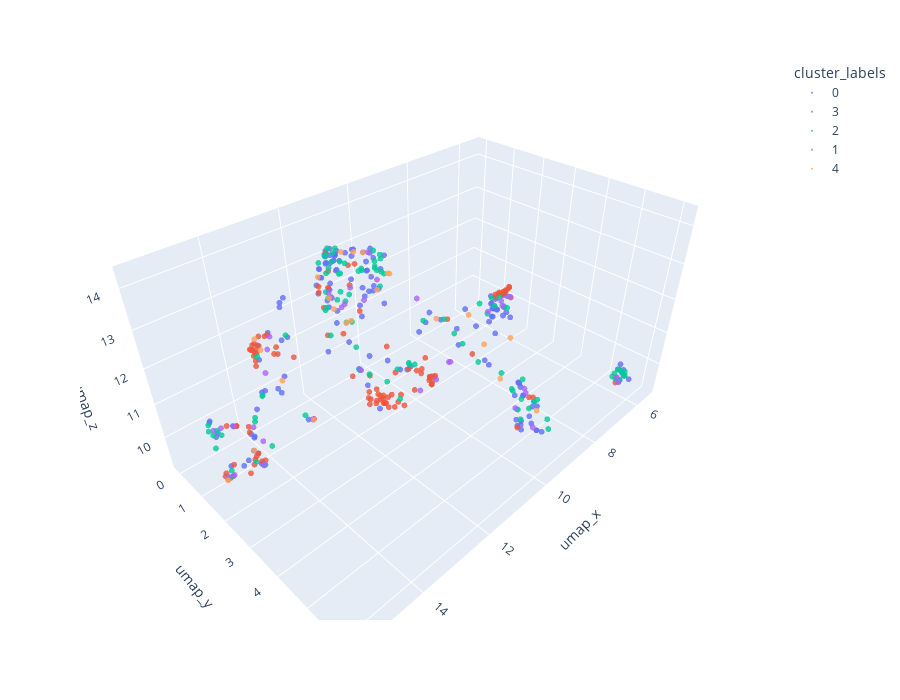

Notebook code cell kept with this figure:
### Code cell
# === UMAP dimensionality reduction for plotting ===
from umap.umap_ import UMAP
import plotly.express as px
import hdbscan
from sklearn.cluster import AgglomerativeClustering


df_plot = df.copy()

# Cluster the embeddings using agglomerative clustering to 40 clusters
aggc = AgglomerativeClustering(
    n_clusters=5,
    metric='euclidean',
    compute_full_tree=True,
    linkage='ward'
)

aggc.fit(X_30d)

df_plot["cluster_labels"] = aggc.labels_.astype(str)

# reduce to 3 dimensions for 3D plotting
umap_3d = UMAP(n_components=3, random_state=42)
X_3d = umap_3d.fit_transform(embeddings)
df_plot["umap_x"] = X_3d[:,0]
df_plot["umap_y"] = X_3d[:,1]
df_plot["umap_z"] = X_3d[:,2]

fig = px.scatter_3d(
    df_plot,
    x='umap_x',
    y='umap_y',
    z='umap_z',
    color = 'cluster_labels',
    hover_data={'cluster_labels': True},           # show text on hover
    width=900,
    height=700
)

fig.update_traces(marker=dict(size=2, opacity=0.8))
fig.show()
